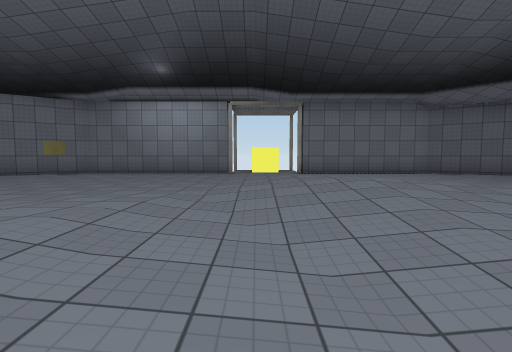
View 1 (above)

19 first-person views from a walk through a Unity game level. The camera is 1.3 m above the floor, tilts 4° down and sees 85° across. The floor is counted in squares, 1.89 m on a side. Each view is taken from the middle of a square. On the plan, view 1 faces up. The plan holds only what a view shows up to about 9 squares ahead; the rest is blank. The player is left out. Surface patterns are stand-ins for the level's own textures.

View 2
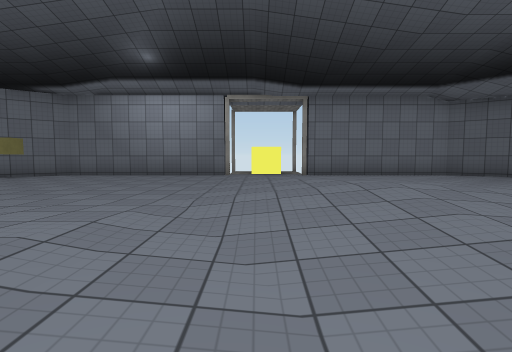

View 3
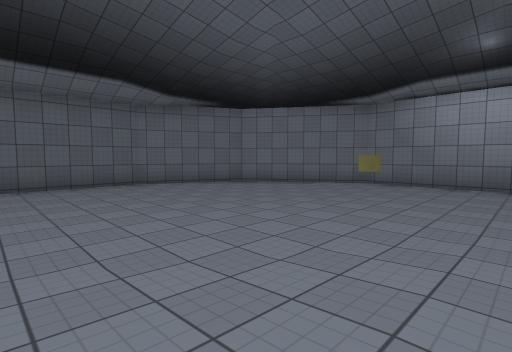

View 4
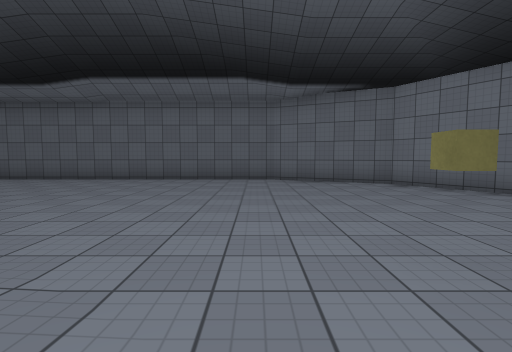

View 5
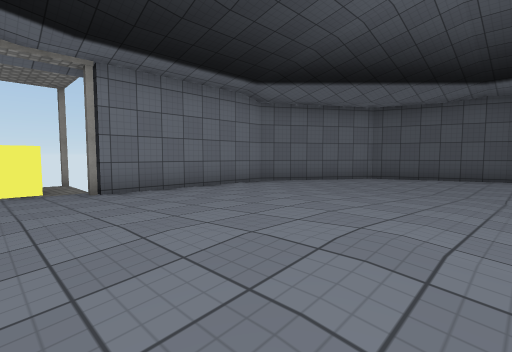

View 6
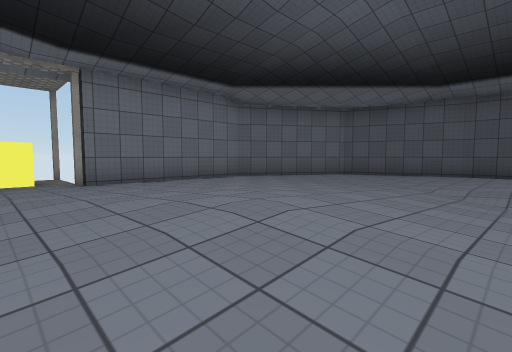

View 7
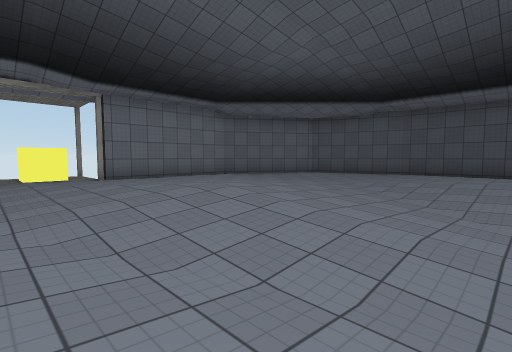

View 8
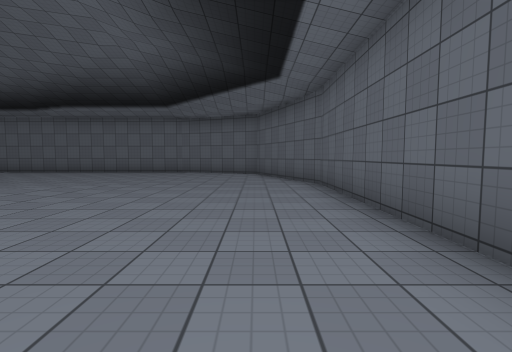

View 9
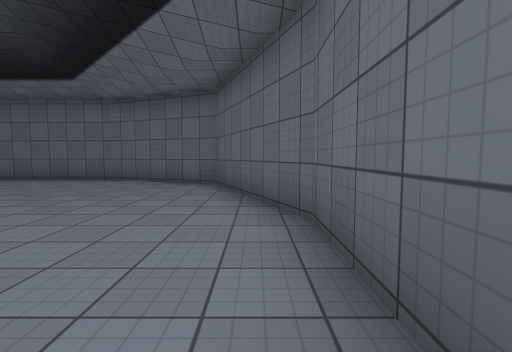

View 10
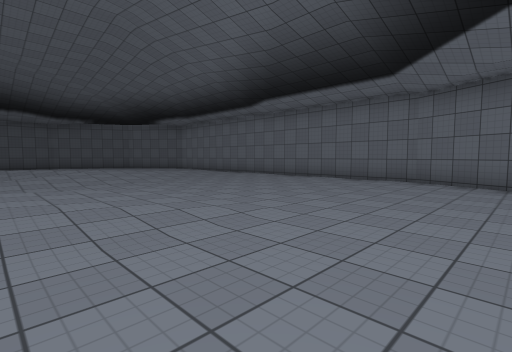

View 11
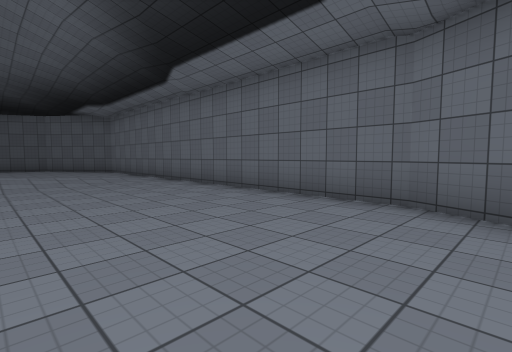

View 12
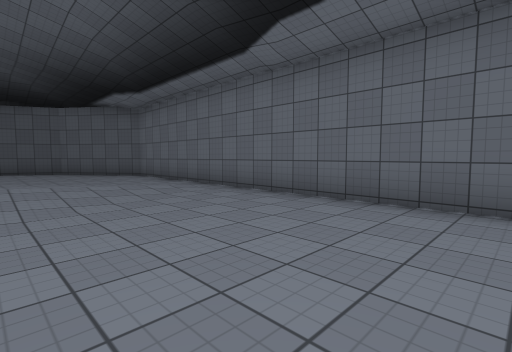

View 13
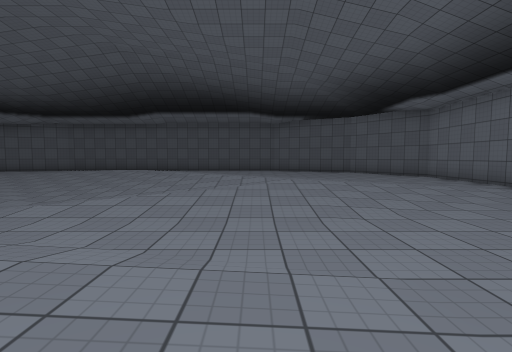

View 14
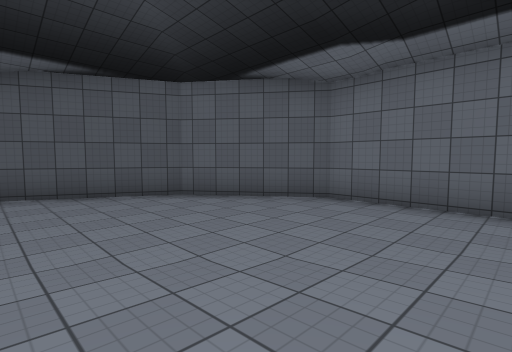

View 15
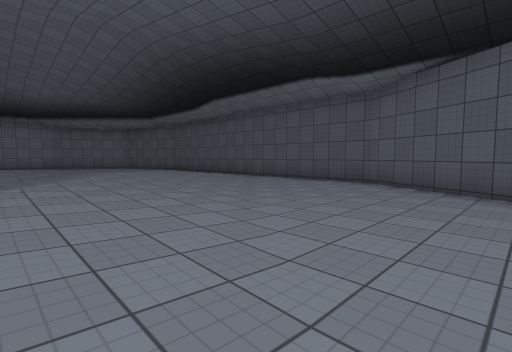

View 16
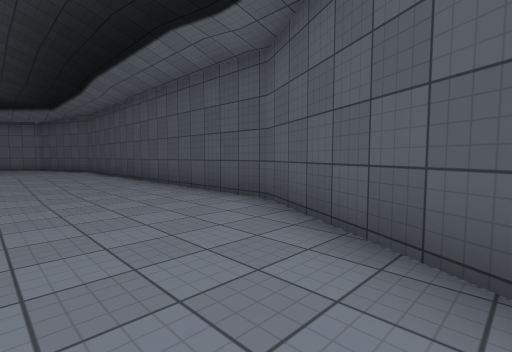

View 17
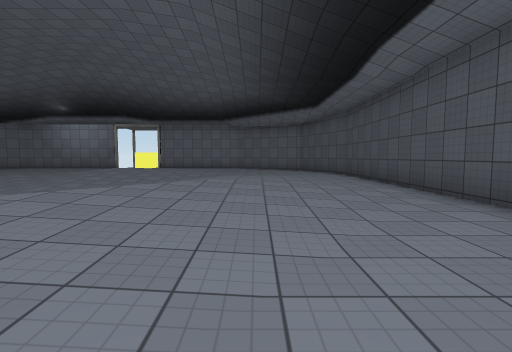

View 18
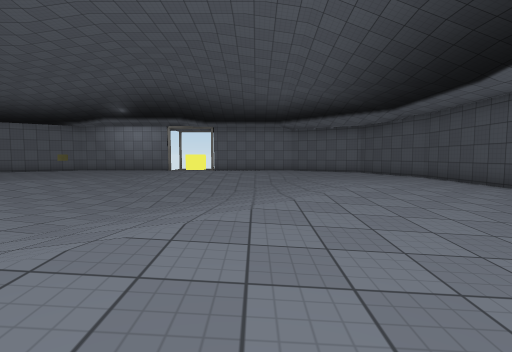

View 19
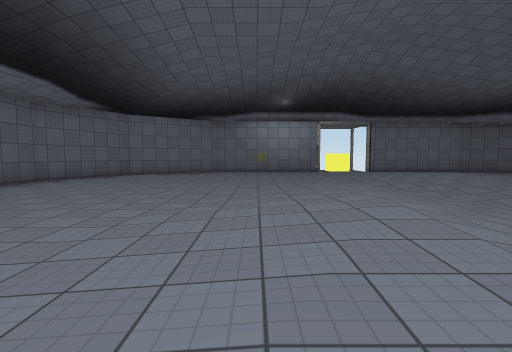

### Floor plan
Key: @ floor where view 1 was taken; # wall or solid block; . main floor; : floor 0.25 m higher than the main floor; - floor 0.25 m lower than the main floor; + floor 0.5 m higher than the main floor; _ floor 0.5 m lower than the main floor; / step, stairs or slope; O other object.
Columns run from 11 left of view 1 to 11 right of it. Each row starts with its distance up from view 1.
 12            ..
 11            O.
 10     #######..#######
  9   ###..............##
  8  ##.................##
  7  #..........::::.....#
  6 ##........./::::.....##
  5 #........../::::......#
  4 #..........//////.....#
  3 #..........//////.....#
  2 #........:/-///-/:::..#
  1 #.......::////_//:::..#
  0 #......////@__///:::..#
 -1 #....../:////////:::..#
 -2 #......::/./////+::...#
 -3 #......::/..///+::....#
 -4 #......../..///::.....#
 -5 #........../:/::......#
 -6 #........../::::......#
 -7 #..........//::......##
 -8 ##........../:.......#
 -9  #........../.......##
-10  ##................##
-11   ####............##
-12      ##############

Positions as (right, up) in squares from view 1, and headings:
1: (0, 0), facing up
2: (0, 1), facing up
3: (-2, 1), facing up-left
4: (-2, 4), facing left
5: (0, 4), facing up-right
6: (0, 3), facing up-right
7: (-1, 1), facing up-right
8: (-9, 1), facing down
9: (-10, -3), facing down
10: (-8, -3), facing down-right
11: (-7, -7), facing down-right
12: (-4, -7), facing down-right
13: (-4, -5), facing right
14: (3, -6), facing down-right
15: (3, -9), facing up-right
16: (7, -9), facing up-right
17: (7, -6), facing up
18: (4, -6), facing up
19: (-4, -4), facing up
